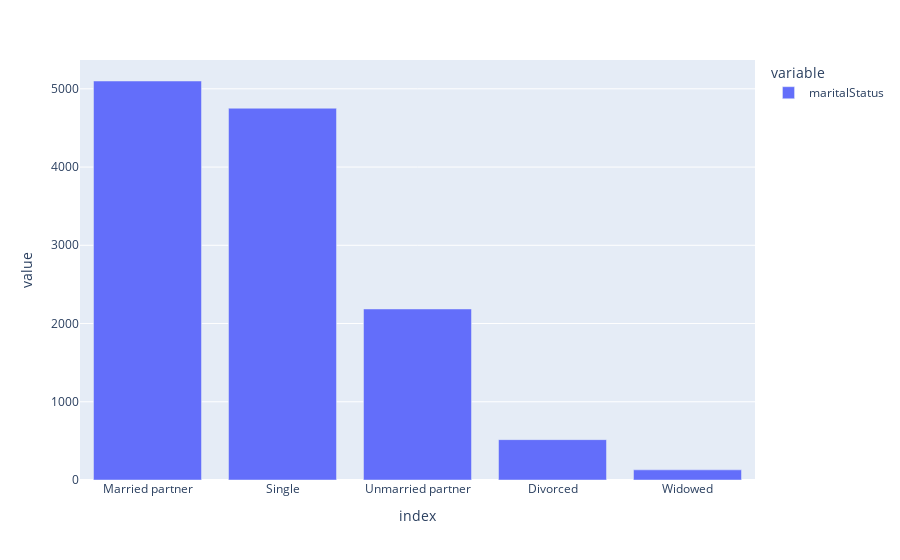

Write notebook code for a chart like this one.
### Code cell
px.bar(df['maritalStatus'].value_counts())

### Figure 1 — Plotly figure (JSON) as saved in the notebook; plotly's stock layout.template omitted (floating-point values rounded to 4 significant figures)
{"data": [{"alignmentgroup": "True", "hovertemplate": "variable=maritalStatus<br>index=%{x}<br>value=%{y}<extra></extra>", "legendgroup": "maritalStatus", "marker": {"color": "#636efa", "pattern": {"shape": ""}}, "name": "maritalStatus", "offsetgroup": "maritalStatus", "orientation": "v", "showlegend": true, "textposition": "auto", "type": "bar", "x": ["Married partner", "Single", "Unmarried partner", "Divorced", "Widowed"], "xaxis": "x", "y": [5100, 4752, 2186, 516, 130], "yaxis": "y"}], "layout": {"barmode": "relative", "legend": {"title": {"text": "variable"}, "tracegroupgap": 0}, "margin": {"t": 60}, "xaxis": {"anchor": "y", "domain": [0, 1], "title": {"text": "index"}}, "yaxis": {"anchor": "x", "domain": [0, 1], "title": {"text": "value"}}}}
